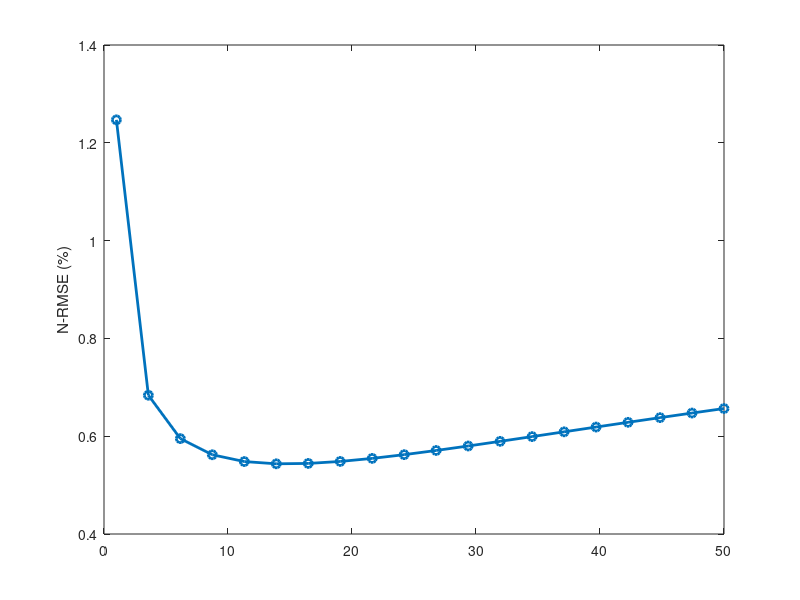

Write the MATLAB code that produced this figure. (Note: this script raises an error after producing the figure.)
clear all;
nodes_dataset = '/Volumes/msrl/users/samuelch/datasets/cmag_calibration/mpem_synthetic_4_h5/';

% [eps_v, scores, cond_numbers] = get_eps_score(nodes_dataset, 0);
% save('data/eps_score/RBF-3D_4.mat', 'eps_v', 'scores', 'cond_numbers');
% 
% [eps_v, scores, cond_numbers] = get_eps_score(nodes_dataset, 1);
% save('data/eps_score/RBF-MQ-3D_4.mat', 'eps_v', 'scores', 'cond_numbers');
% 
% [eps_v, scores, cond_numbers] = get_eps_score(nodes_dataset, 2);
% save('data/eps_score/RBF-DF_4.mat', 'eps_v', 'scores', 'cond_numbers');
% 
% [eps_v, scores, cond_numbers] = get_eps_score(nodes_dataset, 3);
% save('data/eps_score/RBF-MQ-DF_4.mat', 'eps_v', 'scores', 'cond_numbers');

colors = [0.882,0.416,0.525;
          0.722,0.541,0.000;
          0.314,0.639,0.082;
          0.000,0.678,0.604;
          0.000,0.604,0.871;
          0.784,0.427,0.843;
          0.882,0.416,0.525];

load('data/eps_score/eps_score_RBF-MQ-3D_4.mat');

fh = figure;
plot(eps_v, scores, '-o', 'LineWidth', 2.0);
ylabel('N-RMSE (%)');
yyaxis 'right';
ylabel('condition number');
plot(eps_v, cond_numbers);
xlabel('Eps');

% opt.XLabel = 'Grid Size';
% opt.YLabel = 'Best Eps';
opt.Markers = {'+', '*', 'x'};
opt.BoxDim = [3.45/2, 2.1];
opt.FontName = 'Helvetica';
opt.AxisLineWidth = 1.5;
opt.FontSize = 8;
opt.Colors = colors;

%opt.FileName = 'figures/best_eps.eps';

setPlotProp(opt, fh);

export_fig(fh, 'figures/eps_score_RBF-MQ-3D.pdf');